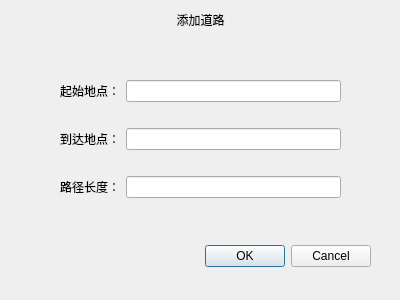
<?xml version="1.0" encoding="UTF-8"?>
<ui version="4.0">
 <class>addedgedialog</class>
 <widget class="QDialog" name="addedgedialog">
  <property name="geometry">
   <rect>
    <x>0</x>
    <y>0</y>
    <width>400</width>
    <height>300</height>
   </rect>
  </property>
  <property name="windowTitle">
   <string>Dialog</string>
  </property>
  <widget class="QDialogButtonBox" name="buttonBox">
   <property name="geometry">
    <rect>
     <x>30</x>
     <y>240</y>
     <width>341</width>
     <height>32</height>
    </rect>
   </property>
   <property name="orientation">
    <enum>Qt::Orientation::Horizontal</enum>
   </property>
   <property name="standardButtons">
    <set>QDialogButtonBox::StandardButton::Cancel|QDialogButtonBox::StandardButton::Ok</set>
   </property>
  </widget>
  <widget class="QLabel" name="titlelabel">
   <property name="geometry">
    <rect>
     <x>0</x>
     <y>10</y>
     <width>401</width>
     <height>20</height>
    </rect>
   </property>
   <property name="text">
    <string>添加道路</string>
   </property>
   <property name="alignment">
    <set>Qt::AlignmentFlag::AlignCenter</set>
   </property>
  </widget>
  <widget class="QWidget" name="">
   <property name="geometry">
    <rect>
     <x>60</x>
     <y>60</y>
     <width>281</width>
     <height>161</height>
    </rect>
   </property>
   <layout class="QGridLayout" name="gridLayout">
    <item row="0" column="0">
     <widget class="QLabel" name="startlabel">
      <property name="text">
       <string>起始地点：</string>
      </property>
     </widget>
    </item>
    <item row="0" column="1">
     <widget class="QLineEdit" name="startEdit"/>
    </item>
    <item row="1" column="0">
     <widget class="QLabel" name="endlabel">
      <property name="text">
       <string>到达地点：</string>
      </property>
     </widget>
    </item>
    <item row="1" column="1">
     <widget class="QLineEdit" name="endEdit"/>
    </item>
    <item row="2" column="0">
     <widget class="QLabel" name="lengthlabel">
      <property name="text">
       <string>路径长度：</string>
      </property>
     </widget>
    </item>
    <item row="2" column="1">
     <widget class="QLineEdit" name="lengthEdit"/>
    </item>
   </layout>
  </widget>
 </widget>
 <resources/>
 <connections>
  <connection>
   <sender>buttonBox</sender>
   <signal>accepted()</signal>
   <receiver>addedgedialog</receiver>
   <slot>accept()</slot>
   <hints>
    <hint type="sourcelabel">
     <x>248</x>
     <y>254</y>
    </hint>
    <hint type="destinationlabel">
     <x>157</x>
     <y>274</y>
    </hint>
   </hints>
  </connection>
  <connection>
   <sender>buttonBox</sender>
   <signal>rejected()</signal>
   <receiver>addedgedialog</receiver>
   <slot>reject()</slot>
   <hints>
    <hint type="sourcelabel">
     <x>316</x>
     <y>260</y>
    </hint>
    <hint type="destinationlabel">
     <x>286</x>
     <y>274</y>
    </hint>
   </hints>
  </connection>
 </connections>
</ui>
